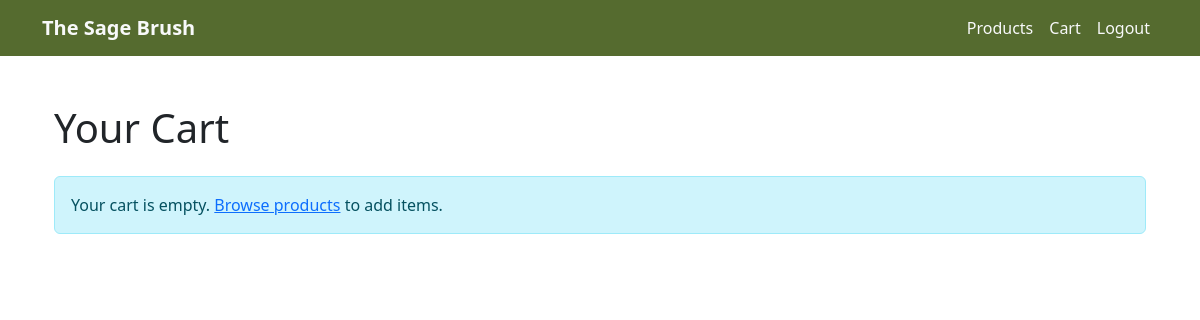
The app's page /cart/ (signed in), older data.
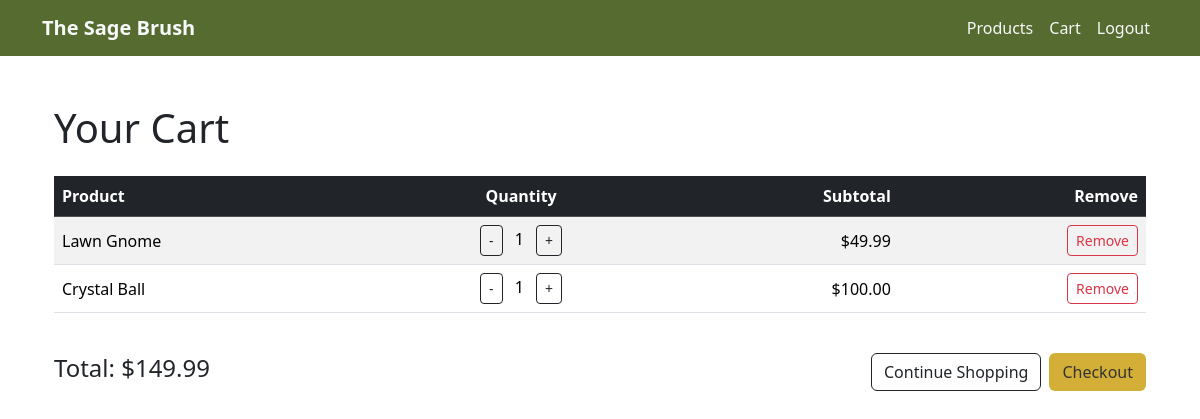
The same page, newer data.
### store/models.py (models this page shows, shortened)
class OrderItem(models.Model):
    order = models.ForeignKey(Order, related_name='items', on_delete=models.CASCADE)
    product = models.ForeignKey(Product, on_delete=models.SET_NULL, null=True)
    quantity = models.PositiveIntegerField(default=0)
    def subtotal(self):
        return self.product.price * self.quantity

class Product(models.Model):
    name = models.CharField(max_length=100)
    description = models.TextField(blank=True)
    price = models.DecimalField(max_digits=8, decimal_places=2)
    stock = models.PositiveIntegerField()
    category = models.ForeignKey(Category, on_delete=models.SET_NULL, null=True, blank=True)
    image = models.ImageField(upload_to='products/', blank=True, null=True)

class Order(models.Model):
    user = models.ForeignKey(User, on_delete=models.SET_NULL, null=True, blank=True)
    created_at = models.DateTimeField(auto_now_add=True)
    complete = models.BooleanField(default=False)
    def total_price(self):
        items = self.items.all()
        return sum([item.subtotal() for item in items])

### store/views.py (the view)
# urls.py: path('cart/', views.cart_view, name='cart'),
@login_required
def cart_view(request):
    order, created = Order.objects.get_or_create(user=request.user, complete=False)
    return render(request, 'store/cart.html', {'order': order})

### store/templates/store/cart.html (shortened to what this page needs)
{% extends 'layout.html' %}
{% block content %}
<div class="container my-5">
    <h1 class="mb-4">Your Cart</h1>
    {% if order.items.all %}
    <div class="table-responsive">
        <table class="table table-striped align-middle">
            <thead class="table-dark">
                <tr>
                    <th>Product</th>
                    <th class="text-center">Quantity</th>
                    <th class="text-end">Subtotal</th>
                    <th class="text-end">Remove</th>
                </tr>
            </thead>
            <tbody>
                {% for item in order.items.all %}
                <tr>
                    <td>{{ item.product.name }}</td>
                    <td class="text-center">
                        <a href="{% url 'decrease_quantity' item.id %}" class="btn btn-sm btn-outline-dark">-</a>
                        <span class="mx-2">{{ item.quantity }}</span>
                        <a href="{% url 'increase_quantity' item.id %}" class="btn btn-sm btn-outline-dark">+</a>
                    </td>
                    <td class="text-end">${{ item.subtotal }}</td>
                    <td class="text-end">
                        <a href="{% url 'remove_from_cart' item.id %}"class="btn btn-sm btn-outline-danger">Remove</a>
                    </td>
                </tr>
                {% endfor %}
            </tbody>
        </table>
    </div>
    <div class="d-flex justify-content-between align-items-center mt-4">
        <h4>Total: ${{ order.total_price }}</h4>
        <div class="d-flex gap-2">
            <a href="{% url 'product_list' %}" class="btn btn-outline-dark">Continue Shopping</a>
            <a href="#" class="btn" style="background-color: #D4AF37; color: #333;"
               onmouseover="this.style.backgroundColor='#A52A2A'; this.style.color='#fff';"
               onmouseout="this.style.backgroundColor='#D4AF37'; this.style.color='#333';">
               Checkout
            </a>
        </div>
    </div>
    {% else %}
    <div class="alert alert-info">
        Your cart is empty. <a href="{% url 'product_list' %}">Browse products</a> to add items.
    </div>
    {% endif %}
</div>
{% endblock %}

Row changes from the older to the newer data that the page shows:
added OrderItem: product.name "Lawn Gnome", quantity "1", subtotal "49.99"
added OrderItem: product.name "Crystal Ball", quantity "1", subtotal "100.00"
now on this page (row unchanged): Order: total_price "149.99"
Text that changed along with them:
text no longer shown: "Your cart is empty. Browse products to add items."
text now shown: "Product Quantity Subtotal Remove Total: $ Continue Shopping Checkout"
